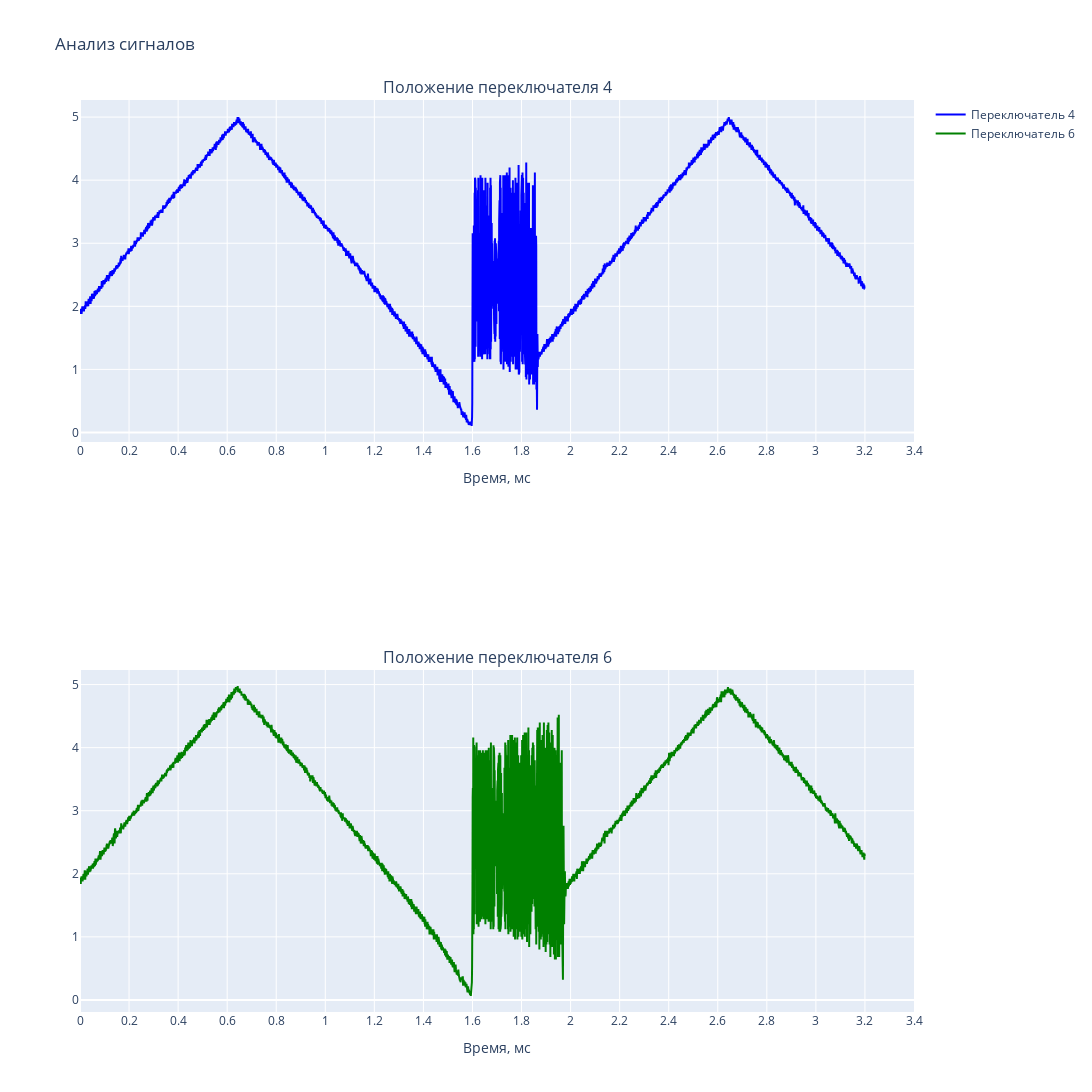

The cell this chart's notebook holds for it:
### Code cell
import plotly.graph_objects as go
from plotly.subplots import make_subplots
import numpy as np

# Ваши данные
discrete_time_1 = 8.000000e-07
time_1 = np.arange(0, 4000 * discrete_time_1, discrete_time_1)
time_ms_1 = time_1 * 1e3
E_FD_1 = data_5_4_1.iloc[0:4001]['CH1 [V]']
E_FD_2 = data_5_4_2.iloc[0:4001]['CH1 [V]']

# Создаем фигуру
fig = make_subplots(
    rows=2, 
    cols=1,
    subplot_titles=('Положение переключателя 4', 'Положение переключателя 6')
)

# График 1 (добавлена закрывающая скобка для go.Scatter и запятая перед row/col)
fig.add_trace(
    go.Scatter(
        x=time_ms_1,
        y=E_FD_1,
        name='Переключатель 4',
        line=dict(color='blue')
    ),  # <-- Закрывающая скобка и запятая
    row=1,
    col=1
)

# График 2
fig.add_trace(
    go.Scatter(
        x=time_ms_1,
        y=E_FD_2,
        name='Переключатель 6',
        line=dict(color='green')
    ),  # <-- Закрывающая скобка и запятая
    row=2,
    col=1
)

# Настройки осей (добавлены закрывающие скобки)
fig.update_xaxes(
    title_text="Время, мс",
    range=[0, 3.4],
    dtick=0.2,
    row=1,
    col=1
)

fig.update_xaxes(
    title_text="Время, мс",
    range=[0, 3.4],
    dtick=0.2,
    row=2,
    col=1
)

fig.update_layout(
    height=3000,
    width=1200,
    title_text="Анализ сигналов"
)

# Корректный вызов отображения
fig.show()

### Figure 1 — Plotly figure (JSON) as saved in the notebook; plotly's stock layout.template omitted (floating-point values rounded to 4 significant figures; data arrays with more than 128 entries replaced by an {"elided": "..."} marker saying what was removed)
{"data": [{"line": {"color": "blue"}, "name": "Переключатель 4", "type": "scatter", "x": {"elided": "4000 float values"}, "xaxis": "x", "y": {"elided": "4000 float values"}, "yaxis": "y"}, {"line": {"color": "green"}, "name": "Переключатель 6", "type": "scatter", "x": {"elided": "4000 float values"}, "xaxis": "x2", "y": {"elided": "4000 float values"}, "yaxis": "y2"}], "layout": {"annotations": [{"font": {"size": 16}, "showarrow": false, "text": "Положение переключателя 4", "x": 0.5, "xanchor": "center", "xref": "paper", "y": 1, "yanchor": "bottom", "yref": "paper"}, {"font": {"size": 16}, "showarrow": false, "text": "Положение переключателя 6", "x": 0.5, "xanchor": "center", "xref": "paper", "y": 0.375, "yanchor": "bottom", "yref": "paper"}], "height": 3000, "title": {"text": "Анализ сигналов"}, "width": 1200, "xaxis": {"anchor": "y", "domain": [0, 1], "dtick": 0.2, "range": [0, 3.4], "title": {"text": "Время, мс"}}, "xaxis2": {"anchor": "y2", "domain": [0, 1], "dtick": 0.2, "range": [0, 3.4], "title": {"text": "Время, мс"}}, "yaxis": {"anchor": "x", "domain": [0.625, 1]}, "yaxis2": {"anchor": "x2", "domain": [0, 0.375]}}}
